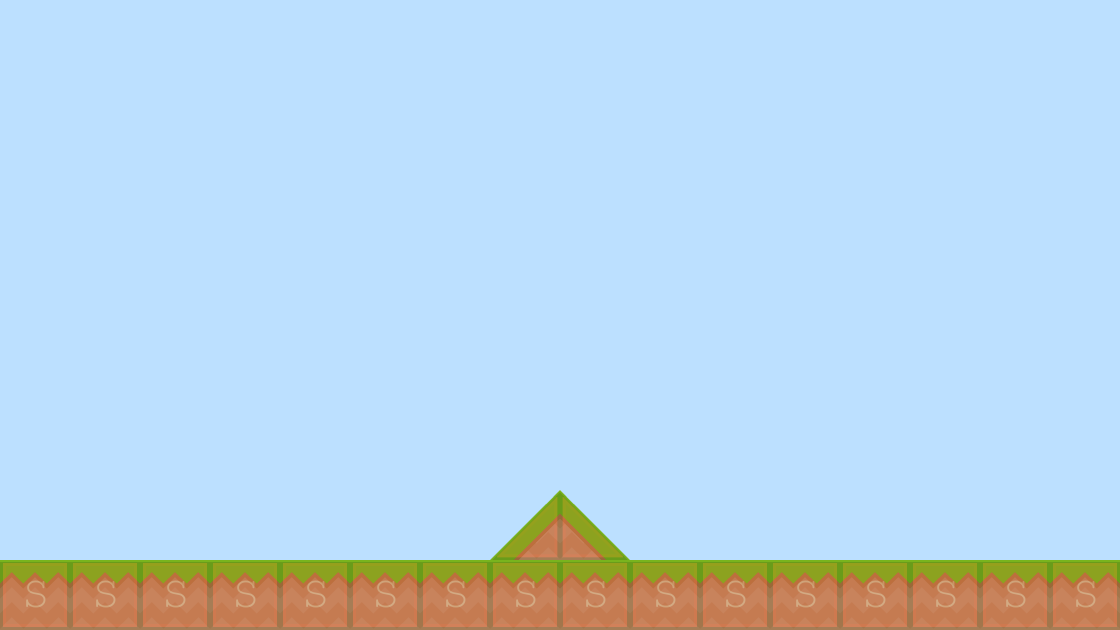

This game map was drawn from its Tiled (.tmx) file and the tilesets committed beside it. A one-line description and the trimmed map source follow:
An orthogonal 16x9 tile map with 70x70 px tiles, 2 tile layers (background1, collision), 2 tilesets and 3 objects (EnemyBase, PlayerBase).

<map version="1.0" orientation="orthogonal" renderorder="right-down" width="16" height="9" tilewidth="70" tileheight="70" backgroundcolor="#bce0ff">
 <tileset firstgid="1" name="background-tiles" tilewidth="70" tileheight="70">
  <image source="../img/background-tiles.png" width="910" height="910" />
 </tileset>
 <tileset firstgid="170" name="meta-tiles" tilewidth="70" tileheight="70">
  <image source="../img/meta-tiles.png" width="350" height="70" />
  <tile id="1">
   <properties>
    <property name="type" value="lslope" />
   </properties>
  </tile>
  <tile id="3">
   <properties>
    <property name="type" value="rslope" />
   </properties>
  </tile>
  <tile id="4">
   <properties>
    <property name="type" value="solid" />
   </properties>
  </tile>
 </tileset>
 <layer name="background1" width="16" height="9">
  <data>[144 cells, 18 non-empty, 3 distinct tile ids]</data>
 </layer>
 <layer name="collision" width="16" height="9" opacity="0.18">
  <data>[144 cells, 18 non-empty, 3 distinct tile ids]</data>
 </layer>
 <objectgroup name="BaseEntities">
  <object name="EnemyBase" x="912" y="424" width="70" height="132">
   <properties>
    <property name="EnemyBase" value="" />
   </properties>
  </object>
  <object name="PlayerBase" x="142" y="420" width="68" height="136">
   <properties>
    <property name="PlayerBase" value="" />
   </properties>
  </object>
  <object x="486" y="-100" />
 </objectgroup>
</map>
